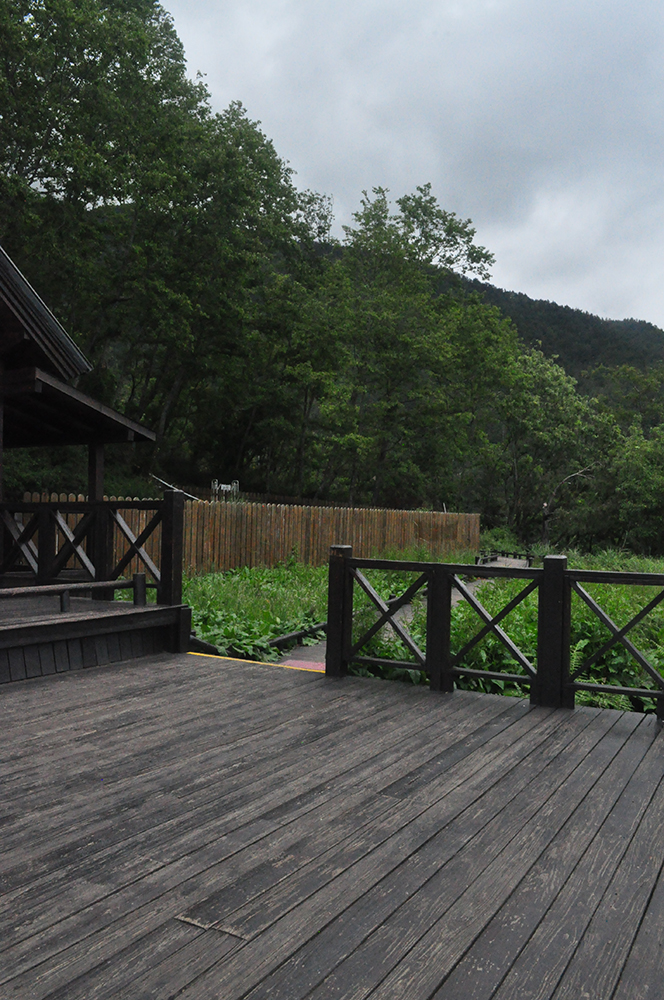
#> input picture Image_Stitching/DSC_0171.jpg, 664 x 1000 px
$ python -i image_segmentation.py   (imports and definitions only)
#> lines starting #> are read from the running program, lines starting #| are printed output that depends on the picture; after the words box and inside, x2 and y2 are one past the last pixel; in counts of white or black regions, pixels touching at a corner belong together
import cv2
import numpy as np
import tkinter as tk
from tkinter import filedialog
from tkinter import Button, Label

def select_image():
    filePath = filedialog.askopenfilename()
#> the answer given: ../Image_Stitching/DSC_0171.jpg
    if not filePath:
        return
    image = cv2.imread(filePath)
#> image is the input picture: shape (1000, 664, 3); mean B, G, R 84.9, 90.6, 85.6
    image = cv2.cvtColor(image, cv2.COLOR_BGR2RGB)
    segment_image(image)

def segment_image(image):

    gray = cv2.cvtColor(image, cv2.COLOR_RGB2GRAY)
    _, thresh = cv2.threshold(gray, 0, 255, cv2.THRESH_BINARY_INV + cv2.THRESH_OTSU)
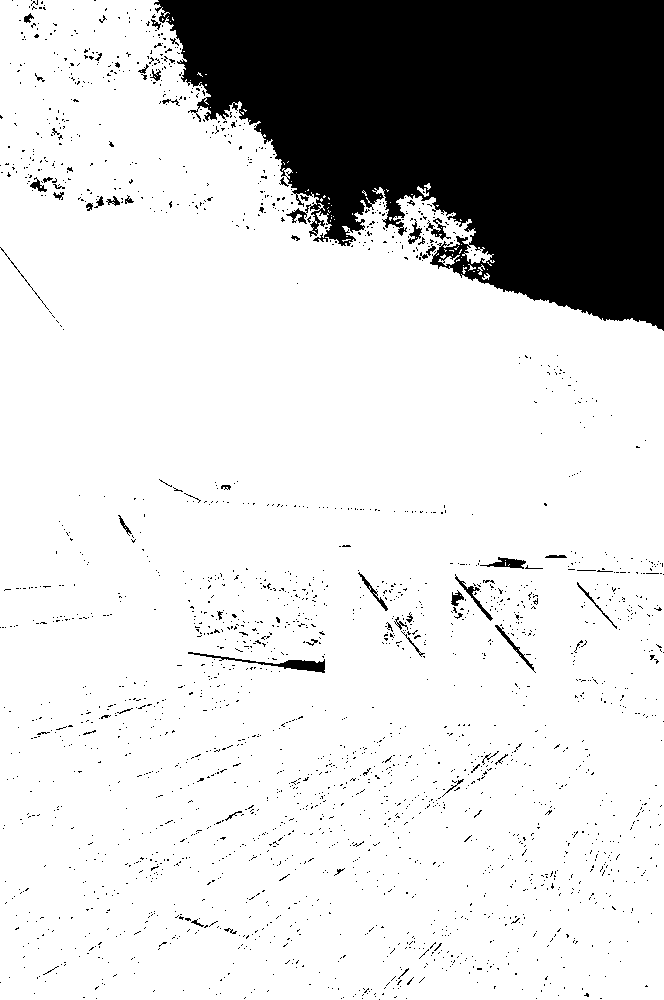
#> thresh: shape (1000, 664); 81.7% white; 2336 black regions (2274 under 20 px), largest, box (x1, y1, x2, y2) and area: (154, 0, 664, 331) 111656, (188, 652, 325, 673) 603, (480, 557, 526, 569) 254
    kernel = np.ones((3, 3), np.uint8)
    opening = cv2.morphologyEx(thresh, cv2.MORPH_OPEN, kernel, iterations=2)
#> opening: shape (1000, 664); 80.3% white; 1360 black regions (1234 under 20 px), largest, box (x1, y1, x2, y2) and area: (138, 0, 664, 331) 116988, (188, 652, 325, 673) 819, (451, 574, 496, 621) 670
    sure_bg = cv2.dilate(opening, kernel, iterations=3)
#> sure_bg: shape (1000, 664); 83.2% white; 28 black regions (19 under 20 px), largest, box (x1, y1, x2, y2) and area: (154, 0, 664, 326) 110891, (289, 663, 322, 669) 110, (411, 229, 421, 241) 106
    dist_transform = cv2.distanceTransform(opening, cv2.DIST_L2, 5)
    _, sure_fg = cv2.threshold(dist_transform, 0.7 * dist_transform.max(), 255, 0)
#> sure_fg: shape (1000, 664) float32; 2.7% white; 2 white regions, box (x1, y1, x2, y2) and area: (128, 301, 444, 422) 17191, (0, 396, 35, 449) 798
    sure_fg = np.uint8(sure_fg)
    unknown = cv2.subtract(sure_bg, sure_fg)
#> unknown: shape (1000, 664); 80.5% white; 30 black regions (19 under 20 px), largest, box (x1, y1, x2, y2) and area: (154, 0, 664, 326) 110891, (128, 301, 444, 422) 17191, (0, 396, 35, 449) 798
    ret, markers = cv2.connectedComponents(sure_fg)
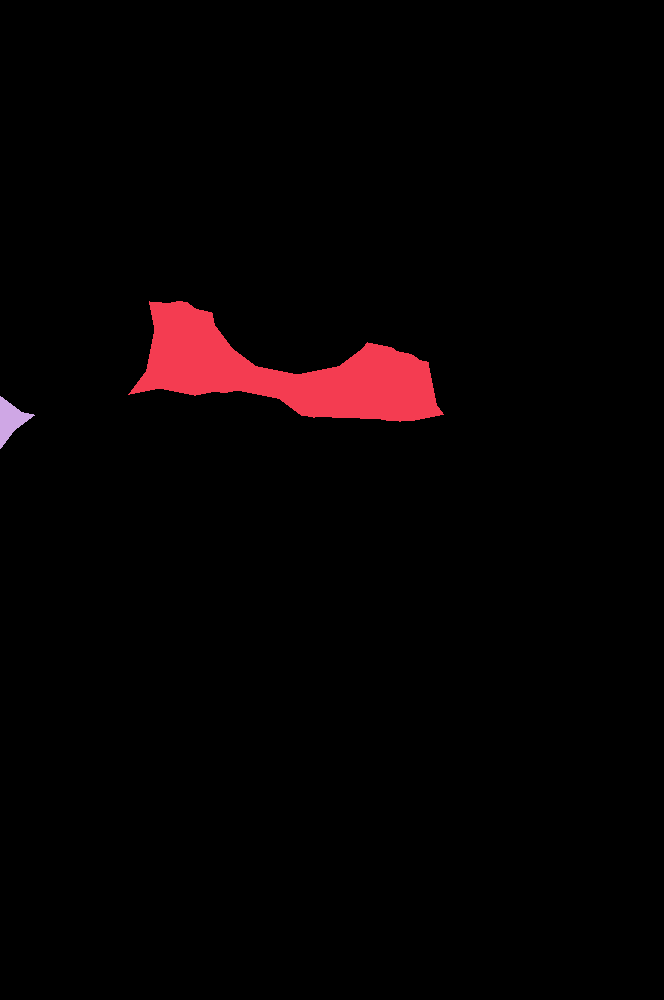
#> markers: shape (1000, 664) int32; 3 distinct labels, from 0 to 2; one colour per label, 0 black
#> ret = 3
    markers = markers + 1
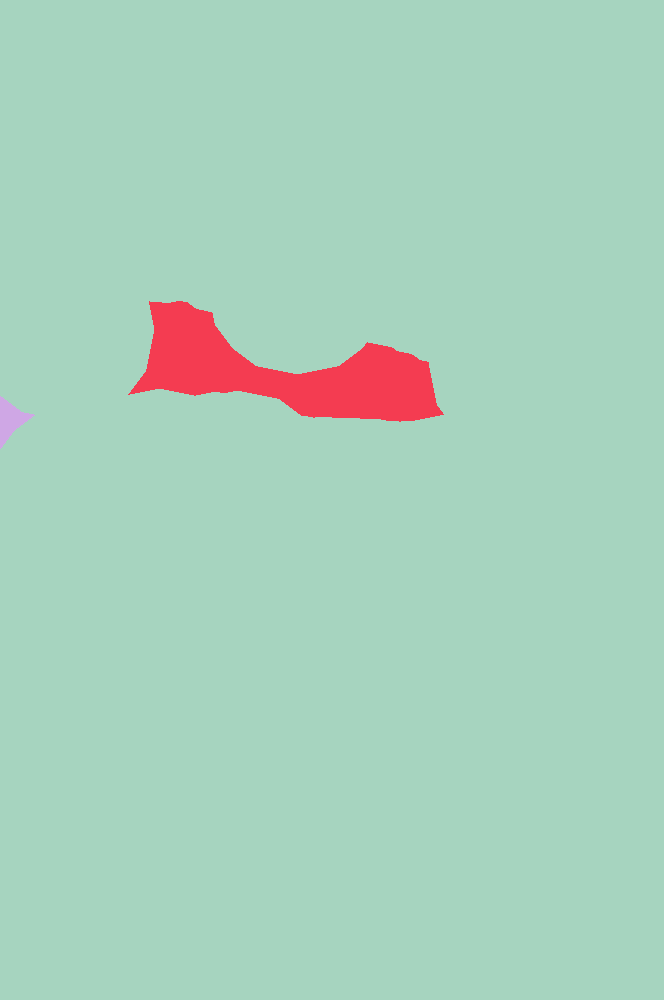
#> markers: shape (1000, 664) int32; 3 distinct labels, from 1 to 3; one colour per label, 0 black
    markers[unknown == 255] = 0
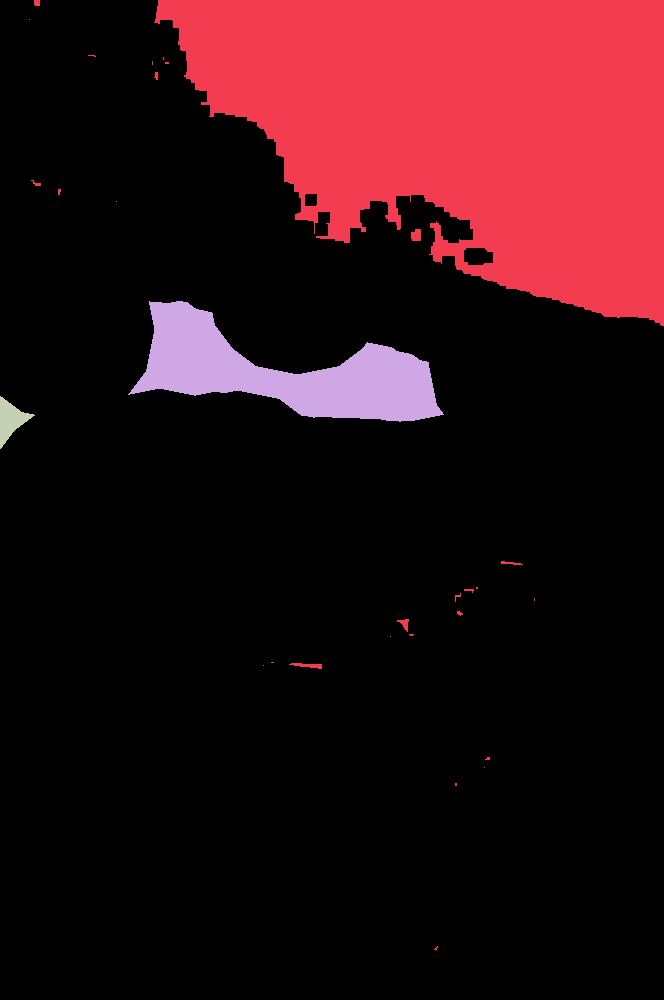
#> markers: shape (1000, 664) int32; 4 distinct labels, from 0 to 3; one colour per label, 0 black
    markers = cv2.watershed(image, markers)
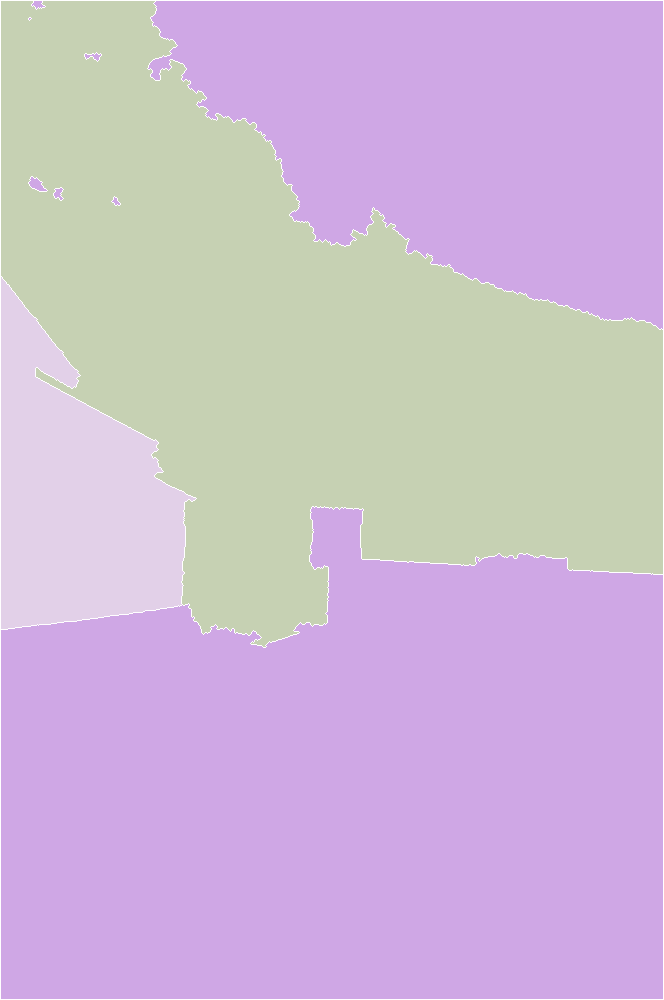
#> markers: shape (1000, 664) int32; 4 distinct labels, from -1 to 3; one colour per label, 0 black, -1 white
    image[markers == -1] = [255, 0, 0]
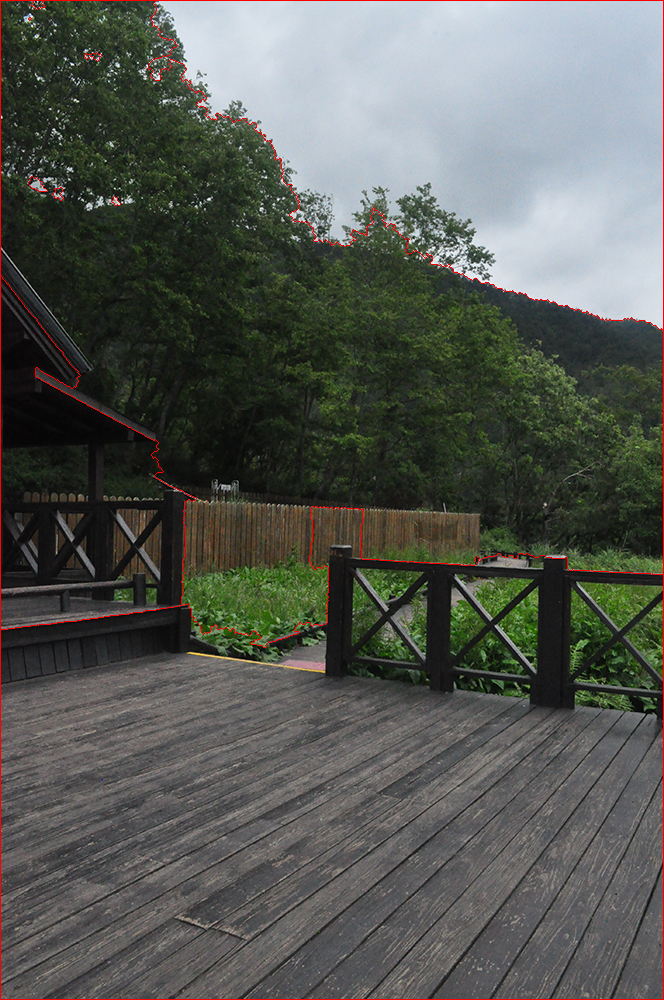
#> image: shape (1000, 664, 3); mean R, G, B 87, 89.7, 84.1


    display_segmented_image(image)


def display_segmented_image(image):
    max_width, max_height = 480, 480 # Set the max width and height for the image display

    # Resize the image if it exceeds the max dimensions
    height, width = image.shape[:2]
    scaling_factor = max(max_width / width, max_height / height)
    if scaling_factor < 1:
        new_width = int(width * scaling_factor)
        new_height = int(height * scaling_factor)
        image = cv2.resize(image, (new_width, new_height))
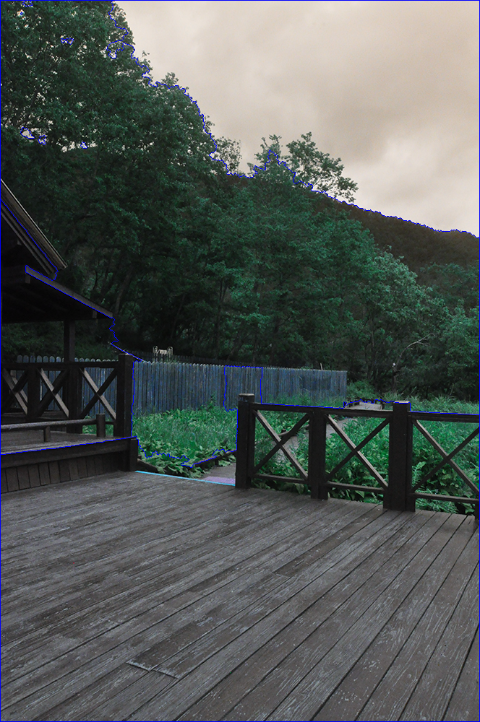
#> image: shape (722, 480, 3); mean of channels 0, 1, 2 86.9, 89.5, 83.9; drawn as B, G, R
    cv2.imshow('Segmented Image', cv2.cvtColor(image, cv2.COLOR_RGB2BGR))
    cv2.waitKey(0)
    cv2.destroyAllWindows()

# [2 lines not run here, left out]

# [1 line that did not run here, left out]
# [1 line not run here, left out]

# [1 line that did not run here, left out]
# [4 lines not run here, left out]

>>> result = select_image()

$ run again, with Image_Stitching/DSC_0173.jpg copied over Image_Stitching/DSC_0171.jpg
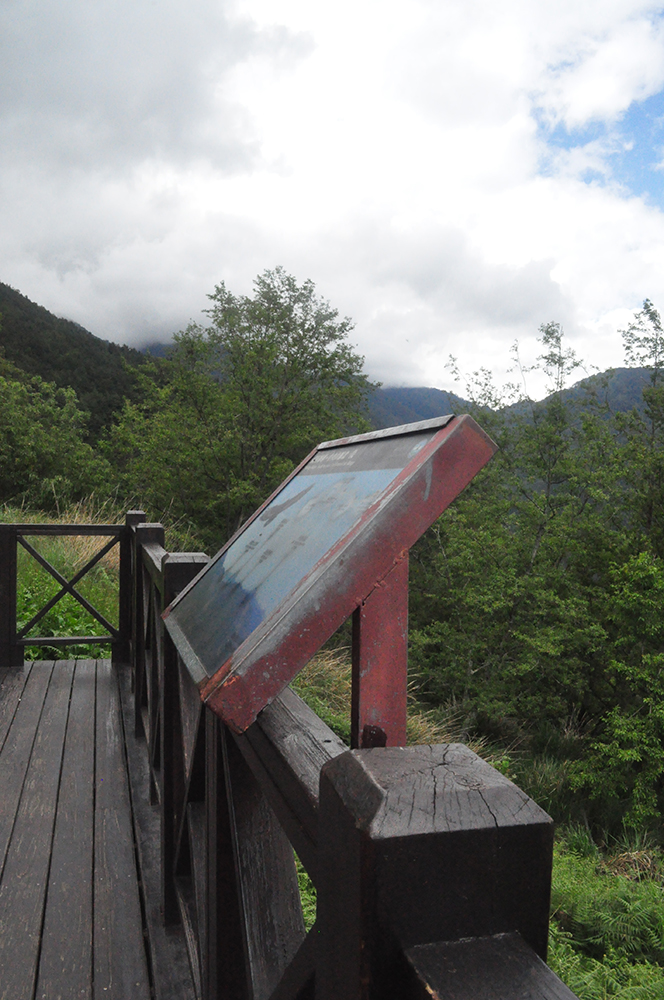
#> input picture Image_Stitching/DSC_0173.jpg, 664 x 1000 px
#> in select_image, image is the input picture: shape (1000, 664, 3); mean B, G, R 121.5, 126.6, 124.8
#> thresh: shape (1000, 664); 63.2% white; 644 black regions (610 under 20 px), largest, box (x1, y1, x2, y2) and area: (0, 0, 664, 412) 231695, (224, 447, 412, 570) 8148, (313, 414, 453, 451) 856
#> opening: shape (1000, 664); 62.1% white; 270 black regions (247 under 20 px), largest, box (x1, y1, x2, y2) and area: (0, 0, 664, 412) 235524, (224, 414, 453, 627) 12527, (310, 729, 349, 757) 462
#> sure_bg: shape (1000, 664); 64% white; 22 black regions (16 under 20 px), largest, box (x1, y1, x2, y2) and area: (0, 0, 664, 407) 231160, (230, 450, 399, 578) 7594, (399, 444, 426, 460) 163, (320, 736, 337, 754) 145, (85, 539, 102, 555) 104, (452, 747, 464, 751) 31
#> unknown: shape (1000, 664); 60.2% white; 32 black regions (21 under 20 px), largest, box (x1, y1, x2, y2) and area: (0, 0, 664, 407) 231160, (69, 755, 233, 1000) 13503, (446, 491, 589, 661) 11130
#> in segment_image, `ret, markers = cv2.connectedComponents(sure_fg)`:
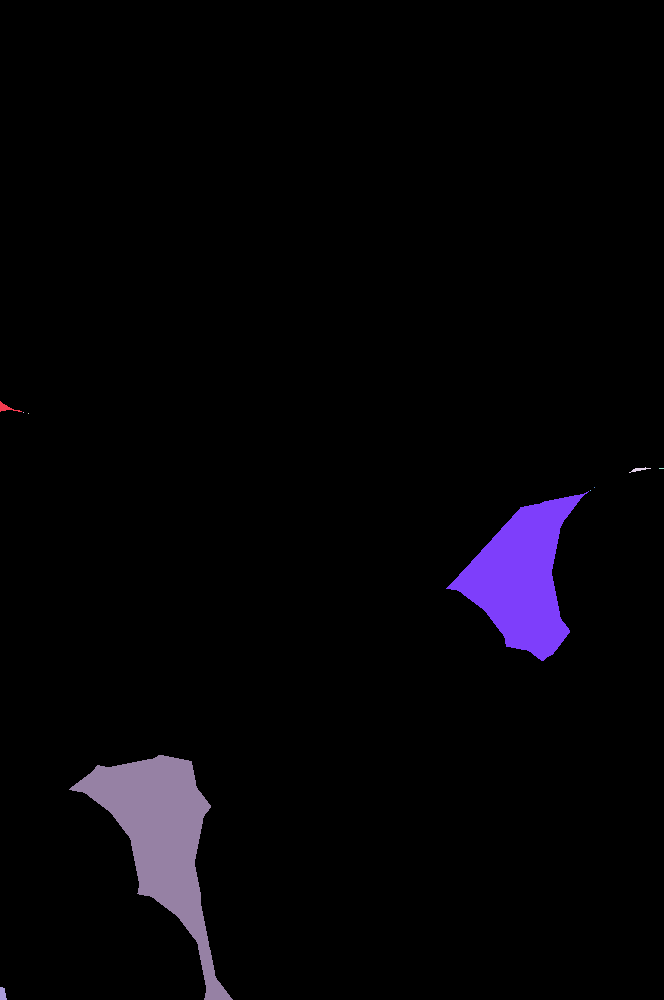
#> markers: shape (1000, 664) int32; 11 distinct labels, from 0 to 10; one colour per label, 0 black
#> ret = 11
#> in display_segmented_image, `image = cv2.resize(image, (new_width, new_height))`:
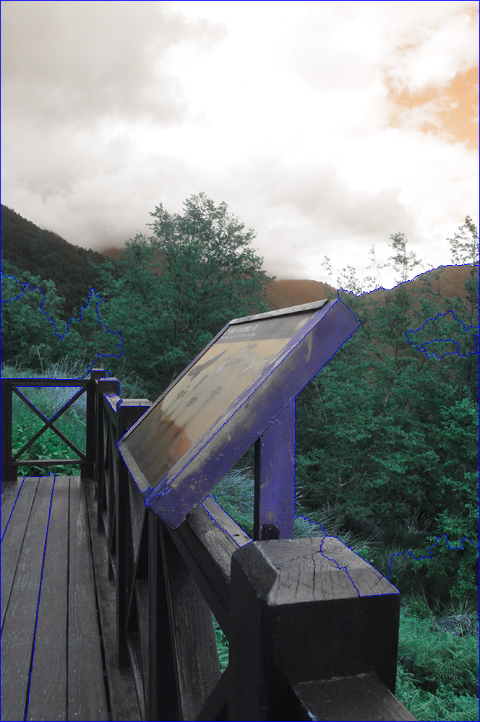
#> image: shape (722, 480, 3); mean of channels 0, 1, 2 126.3, 125.3, 120.3; drawn as B, G, R

$ run again, with Image_Stitching/DSC_0174.jpg copied over Image_Stitching/DSC_0171.jpg
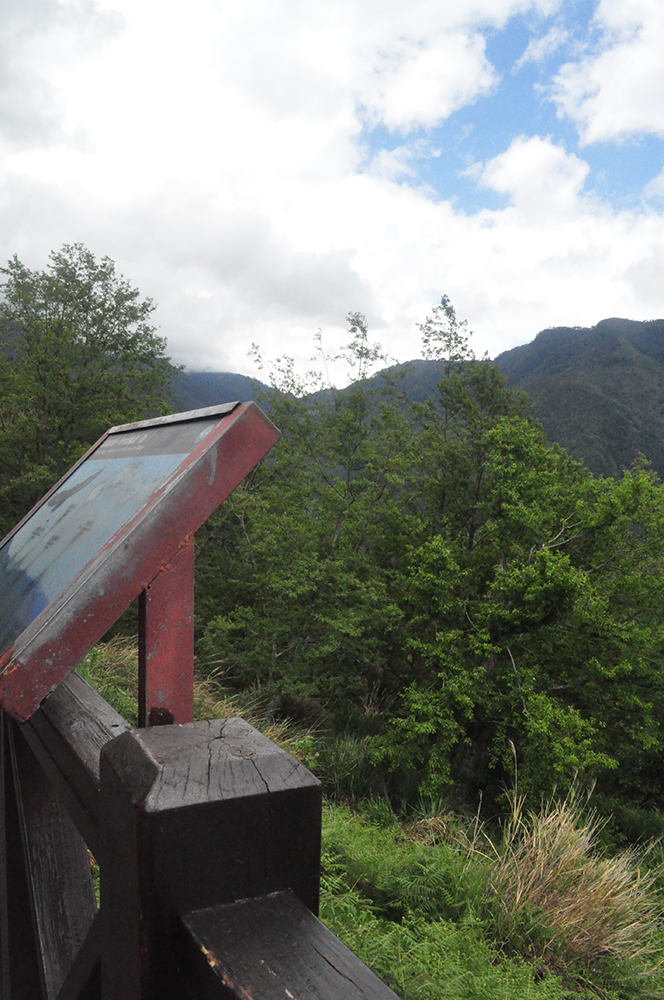
#> input picture Image_Stitching/DSC_0174.jpg, 664 x 1000 px
#> in select_image, image is the input picture: shape (1000, 664, 3); mean B, G, R 120.2, 128.5, 124.5
#> in segment_image, `_, thresh = cv2.threshold(gray, 0, 255, cv2.THRESH_BINARY_INV + cv2.TH..`:
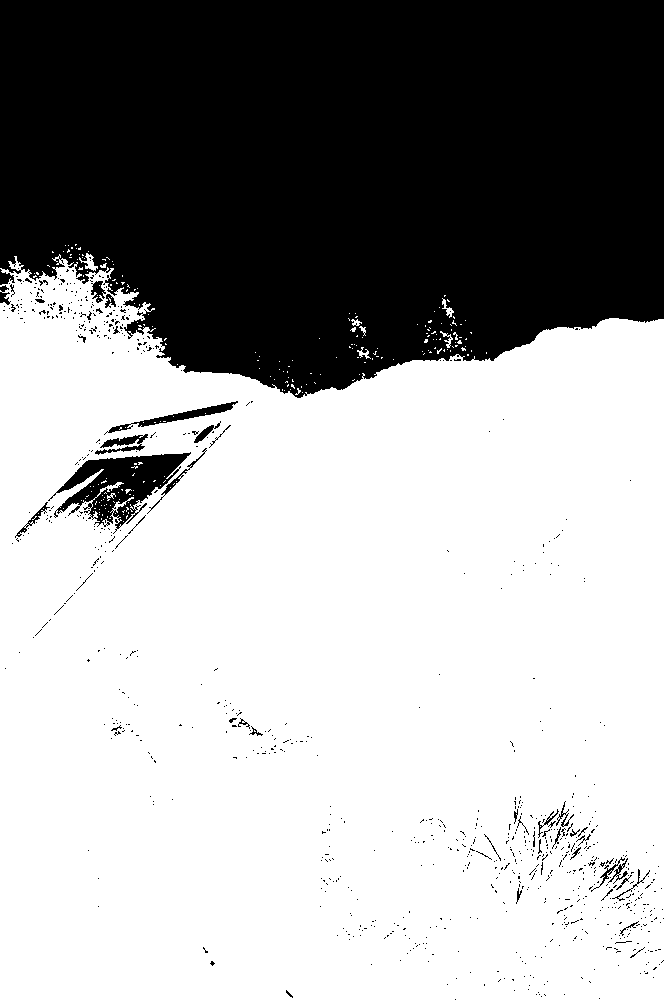
#> thresh: shape (1000, 664); 64.5% white; 849 black regions (806 under 20 px), largest, box (x1, y1, x2, y2) and area: (0, 0, 664, 398) 225426, (48, 452, 191, 534) 4773, (104, 401, 238, 435) 771
#> opening: shape (1000, 664); 63.3% white; 382 black regions (351 under 20 px), largest, box (x1, y1, x2, y2) and area: (0, 0, 664, 398) 229533, (15, 432, 207, 543) 7392, (525, 801, 591, 880) 1708
#> sure_bg: shape (1000, 664); 65.2% white; 23 black regions (15 under 20 px), largest, box (x1, y1, x2, y2) and area: (0, 0, 664, 394) 225102, (65, 457, 181, 527) 4653, (603, 861, 628, 887) 405
#> unknown: shape (1000, 664); 63.3% white; 27 black regions (16 under 20 px), largest, box (x1, y1, x2, y2) and area: (0, 0, 664, 394) 225102, (232, 483, 373, 642) 11076, (65, 457, 181, 527) 4653
#> ret = 5
#> in display_segmented_image, `image = cv2.resize(image, (new_width, new_height))`:
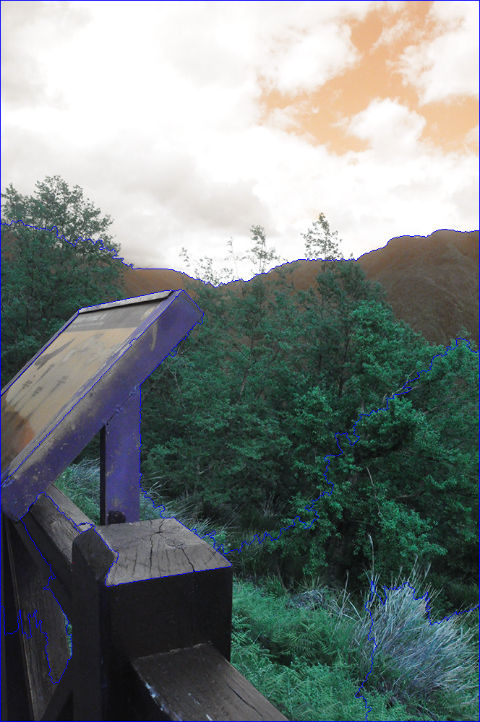
#> image: shape (722, 480, 3); mean of channels 0, 1, 2 126, 127.1, 118.8; drawn as B, G, R
